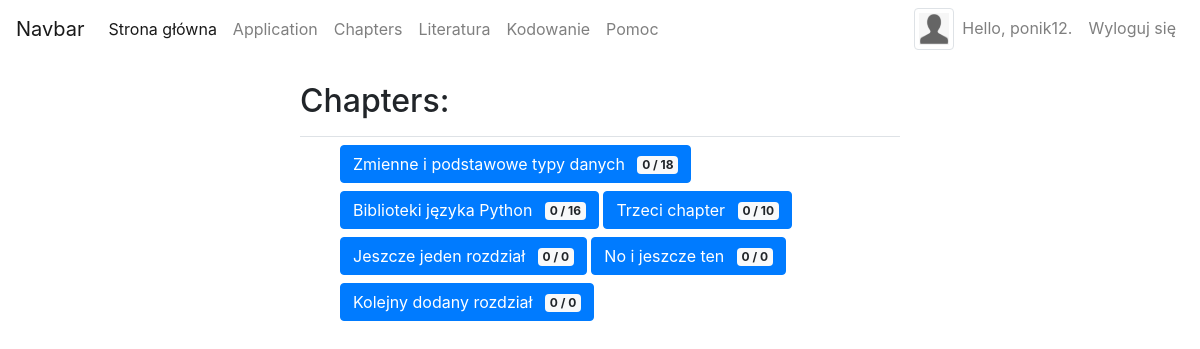
/chapters/ (signed in), run on an earlier commit of the app's database.
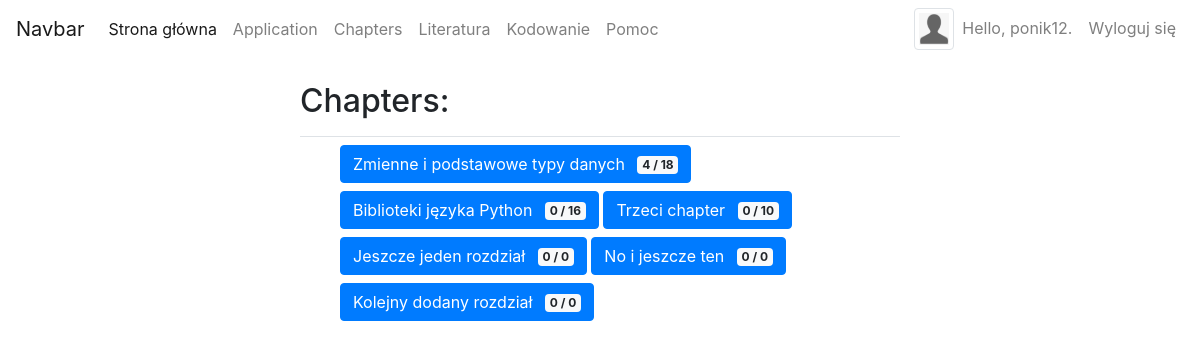
And on a later commit of the database.
### users/models.py (models this page shows, shortened)
class Profile(models.Model):
    user = models.OneToOneField(User, on_delete=models.CASCADE)
    education = models.CharField(choices=EDUCATION_CHOICES, max_length=200)
    age = models.IntegerField()
    profile_image = models.ImageField(default='default-avatar.png', upload_to='users/', null=True, blank=True)
    points = models.IntegerField(default=0)

### chapters/models.py (models this page shows, shortened)
class Chapter(models.Model):
    name = models.CharField(max_length=200)
    text = models.TextField()
    date_added = models.DateTimeField(auto_now_add=True)
    def __str__(self):
        return self.name
    def get_chapter_points(self):
        topics = Topic.objects.filter(chapter_id=self.id)
        ch_points = 0
        for topic in topics:
            ch_points += topic.points
        return ch_points
    def user_chapter_points(self, user):
        topics = Topic.objects.filter(chapter_id=self.id)
        user_points = 0
        for topic in topics:
            approaches = topic.userapproach_set.all()
            for approach in approaches:
                if approach.user == user:
                    user_points += approach.points_earned
        return user_points

class Topic(models.Model):
    chapter = models.ForeignKey(Chapter, on_delete=models.DO_NOTHING)
    name = models.CharField(max_length=200)
    text = models.TextField()
    approach = models.TextField(default='print("Hello World!")')
    points = models.IntegerField(default=3)
    date_added = models.DateTimeField(auto_now_add=True)
    output = models.TextField(default='Hello World!')

class UserApproach(models.Model):
    user = models.ForeignKey(User, on_delete=models.CASCADE)
    topic = models.ForeignKey(Topic, on_delete=models.CASCADE)
    user_approach = models.TextField(default='')
    points_awarded = models.BooleanField(default=False)
    points_earned = models.IntegerField(default=0)

### chapters/views.py (the view)
# urls.py: path('', include(('chapters.urls', 'chapters'), namespace='chapters')),
@login_required
def chapters(request):
    chapters = Chapter.objects.order_by('id')
    context = {'chapters': chapters}
    return render(request, 'chapters/chapters.html', context)

### chapters/templatetags/chapters_extras.py (called while the page is built)
@register.simple_tag
def get_chapter_points_tag(chapter, user):
    return chapter.user_chapter_points(user)

### chapters/templates/chapters/chapters.html (shortened to what this page needs)
<html lang="pl">
{% extends "chapters/baza.html" %}
{% load  chapters_extras %}
{% block header %}
  <h2>Chapters:</h2>
{% endblock header %}
{% block content %}
<ul>
    {% for chapter in chapters %}
    <a class="ch_button_a" href="{% url 'chapters:topic' chapter.id %}"><button type="button" class="btn btn-primary mb-2">
      {{ chapter }} <span class="badge badge-light ml-2">
        {% get_chapter_points_tag chapter user %} / {{ chapter.get_chapter_points }}</span>
    </button></a>
    {% empty %}
      <li>No chapters have been added yet.</li>
    {% endfor %}
</ul>
{% endblock content %}

### chapters/templates/chapters/baza.html (shortened to what this page needs)
<!DOCTYPE HTML>
{% load static %}
{% load bootstrap3 %}
{% load bootstrap4 %}
<html lang="pl">
<head>
    <link rel="stylesheet" href="{% static 'css/style.css' %}">
    <link href="{% static 'codemirror/lib/codemirror.css' %}" rel="stylesheet">
    <link href="{% static 'codemirror/theme/base16-dark.css' %}" rel="stylesheet">
    {% bootstrap_css %}
</head>
<body>
{% include "chapters/navbar.html" %}
<div class="pb-2 mt-4 mb-2 border-bottom margin-auto mx-auto w-50">
    {% block header %}{% endblock header %}
</div>
<div class="container_base">
    <div class="navigation-class">
    </div>
    <div class="content_div">
        {% block content %}{% endblock content %}
    </div>
    <div class="result_div">
    </div>
</div>
</body>
</html>

### chapters/templates/chapters/navbar.html (shortened to what this page needs)
<nav class="navbar navbar-expand-lg navbar-light">
  <a class="navbar-brand" href="#">Navbar</a>
  <div class="collapse navbar-collapse" id="navbarSupportedContent">
    <ul class="navbar-nav mr-auto">
      <li class="nav-item active te">
        <a class="nav-link" href="{% url 'chapters:index' %}">Strona główna <span class="sr-only">(current)</span></a>
      </li>
      <li class="nav-item">
        <a class="nav-link" href="{% url 'chapters:index' %}">Application</a>
      </li>
      <li class="nav-item">
        <a class="nav-link" href="{% url 'chapters:chapters' %}">Chapters</a>
      </li>
      <li class="nav-item">
        <a class="nav-link" href="{% url 'chapters:literatura' %}">Literatura</a>
      </li>
      <li class="nav-item">
        <a class="nav-link" href="{% url 'chapters:kodowanie' %}">Kodowanie</a>
      </li>
      <li class="nav-item">
        <a class="nav-link" href="{% url 'chapters:pomoc' %}">Pomoc</a>
      </li>
    </ul>
    <ul class="navbar-nav justify-content-end">
        {% if user.is_authenticated %}
        <li class="text-center ">
          <img title="profile image" src="{{ user.profile.profile_image.url }}" class="avatar img-circle img-thumbnail" alt="avatar" height="40" width="40">
        </li>
      <li class="nav-item">
        <a class="nav-link" href="{% url 'users:profile' %}">Hello, {{ user.username }}.</a>
      </li>
      <li class="nav-item">
        <a class="nav-link" href="{% url 'users:logout' %}">Wyloguj się</a>
      </li>
        {% endif %}
    </ul>
  </div>
</nav>

### static/css/style.css (style rules this page uses)
body { background-color: coral; font-family: 'Josefin Sans', sans-serif; font-size: 20px; }
.container_base { display: flex; justify-content: space-between; }
.navigation-class { float: left; width: 25%; height: 500px; }
.content_div { float: left; width: 50%; min-height: 600px; }
.result_div { float: left; width: 25%; height: 500px; }

What changed in the data, as far as the page shows it:
changed through a linked row, Chapter "Zmienne i podstawowe typy danych": id.topic_id "0" → "4"
